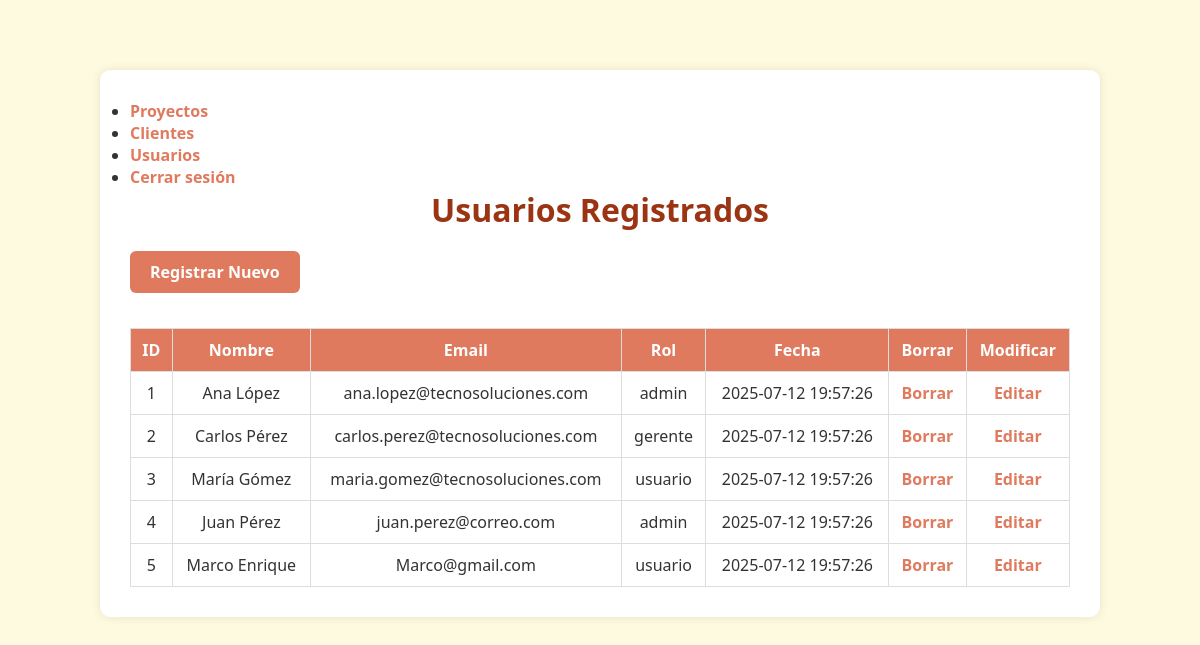
Page /index.php?accion=cargarusuarios (signed in) on the committed database.
### tables this page shows
CREATE TABLE usuario (
    idusuario INT AUTO_INCREMENT PRIMARY KEY,
    nombre VARCHAR(100) NOT NULL,
    email VARCHAR(100) NOT NULL UNIQUE,
    password VARCHAR(255) NOT NULL,
    rol VARCHAR(20) NOT NULL DEFAULT 'usuario',
    fecha_creado TIMESTAMP DEFAULT CURRENT_TIMESTAMP
);

### Controller/UsuarioController.php (called while the page is built, shortened)
<?php
require_once './model/UsuarioModel.php';
require_once './model/Usuario.php';
class UsuarioController {
    private $model;
    public function __construct() {
        $this->model = new UsuarioModel();
    }
    public function cargar() {
        $usuarios = $this->model->cargar();
        require_once './View/viewCargarUsuarios.php';
    }
}

### Config/DB.php (called while the page is built)
<?php
    class DB{
        public static function conectar(){
            $url="mysql: host=localhost; dbname=TecnoSoluciones";
            $user="root";
            $password="970091413";
            $cn=new PDO($url, $user, $password);
            return $cn;
        }
    }
?>

### Model/UsuarioModel.php (called while the page is built, shortened)
<?php
require_once './config/DB.php';
require_once 'Usuario.php';
class UsuarioModel {
    private $db;
    public function __construct() {
        $this->db = DB::conectar();
    }
    public function cargar() {
        $sql = "SELECT * FROM usuario";
        $ps = $this->db->prepare($sql);
        $ps->execute();
        $filas = $ps->fetchAll();
        $usuarios = [];
        foreach ($filas as $f) {
            $usu = new Usuario();
            $usu->setIdusuario($f[0]);
            $usu->setNombre($f[1]);
            $usu->setEmail($f[2]);
            $usu->setPassword($f[3]);
            $usu->setRol($f[4]);
            $usu->setFechaCreado($f[5]);
            $usuarios[] = $usu;
        }
        return $usuarios;
    }
}
?>

### Model/Usuario.php (called while the page is built, shortened)
<?php
class Usuario {
    private $idusuario;
    private $nombre;
    private $email;
    private $rol;
    private $fecha_creado;
    public function getIdusuario() {
        return $this->idusuario;
    }
    public function setIdusuario($idusuario) {
        $this->idusuario = $idusuario;
    }
    public function getNombre() {
        return $this->nombre;
    }
    public function setNombre($nombre) {
        $this->nombre = $nombre;
    }
    public function getEmail() {
        return $this->email;
    }
    public function setEmail($email) {
        $this->email = $email;
    }
    public function getRol() {
        return $this->rol;
    }
    public function setRol($rol) {
        $this->rol = $rol;
    }
    public function getFechaCreado() {
        return $this->fecha_creado;
    }
    public function setFechaCreado($fecha_creado) {
        $this->fecha_creado = $fecha_creado;
    }
}
?>

### View/viewCargarUsuarios.php (the view, shortened to what this page needs)
<!DOCTYPE html>
<html lang="es">
<head>
    <link rel="stylesheet" href="../CSS/estilo.css">
</head>
<body>
    <div class="contenedor-grande">
        <?php include 'menu.php'; ?>
        <h1>Usuarios Registrados</h1>
        <a class="boton" href="index.php?accion=guardarusuario">Registrar Nuevo</a>
        <table>
            <thead>
                <tr>
                    <th>ID</th>
                    <th>Nombre</th>
                    <th>Email</th>
                    <th>Rol</th>
                    <th>Fecha</th>
                    <th>Borrar</th>
                    <th>Modificar</th>
                </tr>
            </thead>
            <tbody>
                <?php foreach ($usuarios as $usu): ?>
                    <tr>
                        <td><?= $usu->getIdusuario() ?></td>
                        <td><?= $usu->getNombre() ?></td>
                        <td><?= $usu->getEmail() ?></td>
                        <td><?= $usu->getRol() ?></td>
                        <td><?= $usu->getFechaCreado() ?></td>
                        <td><a href="index.php?accion=borrarusuario&idusu=<?= $usu->getIdusuario() ?>">Borrar</a></td>
                        <td><a href="index.php?accion=editarusuario&idusu=<?= $usu->getIdusuario() ?>">Editar</a></td>
                    </tr>
                <?php endforeach; ?>
            </tbody>
        </table>
    </div>
</body>
</html>

### CSS/estilo.css (style rules this page uses)
* { margin: 0; padding: 0; box-sizing: border-box; }
body { font-family: 'Segoe UI', Tahoma, Geneva, Verdana, sans-serif; background-color: #fefae0; color: #333; padding: 20px; }
.contenedor-grande { max-width: 1000px; margin: 50px auto; background: #fff; padding: 30px; border-radius: 10px; box-shadow: 0 0 10px rgba(0,0,0,0.1); }
h1 { color: #9a3412; margin-bottom: 20px; text-align: center; }
a { color: #e07a5f; text-decoration: none; font-weight: bold; }
table { width: 100%; border-collapse: collapse; margin-top: 20px; }
thead { background-color: #e07a5f; color: #fff; }
th, td { padding: 10px; text-align: center; border: 1px solid #ddd; }
.boton { display: inline-block; margin-bottom: 15px; padding: 10px 20px; background-color: #e07a5f; color: white; border-radius: 6px; text-align: center; }

### rows in the picture
usuario: idusuario "1", nombre "Ana López", email "ana.lopez@tecnosoluciones.com", rol "admin", fecha_creado "2025-07-12 19:57:26"
usuario: idusuario "2", nombre "Carlos Pérez", email "carlos.perez@tecnosoluciones.com", rol "gerente", fecha_creado "2025-07-12 19:57:26"
usuario: idusuario "3", nombre "María Gómez", email "maria.gomez@tecnosoluciones.com", rol "usuario", fecha_creado "2025-07-12 19:57:26"
usuario: idusuario "4", nombre "Juan Pérez", email "juan.perez@correo.com", rol "admin", fecha_creado "2025-07-12 19:57:26"
usuario: idusuario "5", nombre "Marco Enrique", email "Marco@gmail.com", rol "usuario", fecha_creado "2025-07-12 19:57:26"
